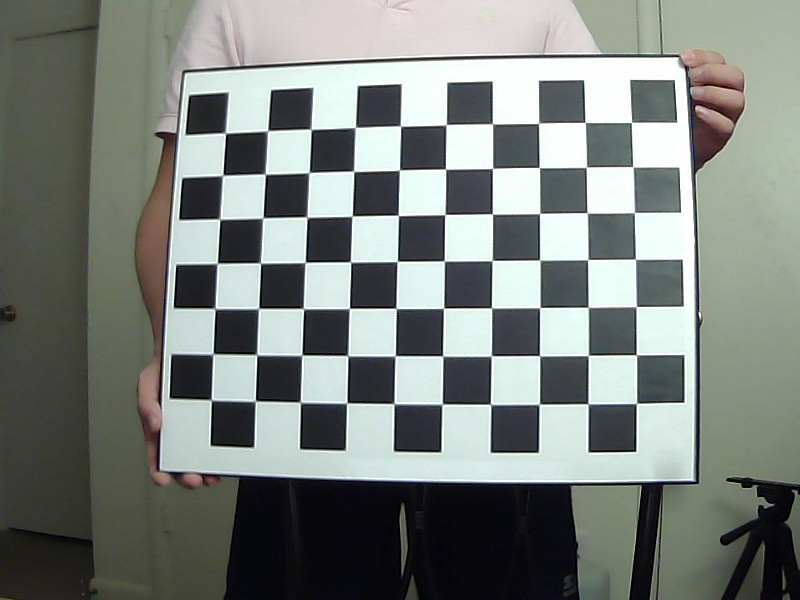
#> input picture Stereo Image/left2.jpg, 800 x 600 px, found by its file name
$ python 'disparity map using homography uncalibrated images.py'
#> lines starting #> are read from the running program, lines starting #| are printed output that depends on the picture
# -*- coding: utf-8 -*-
"""
Created on Tue Mar 16 12:59:21 2021

@author: Sonu
"""
import numpy as np
import cv2

MIN_MATCH_COUNT = 4

img1 = cv2.imread('left2.jpg',0)  #QueryImage
#> img1: shape (600, 800); min 0, max 255, mean 127.6
img2 = cv2.imread('right2.jpg',0) #TrainImage
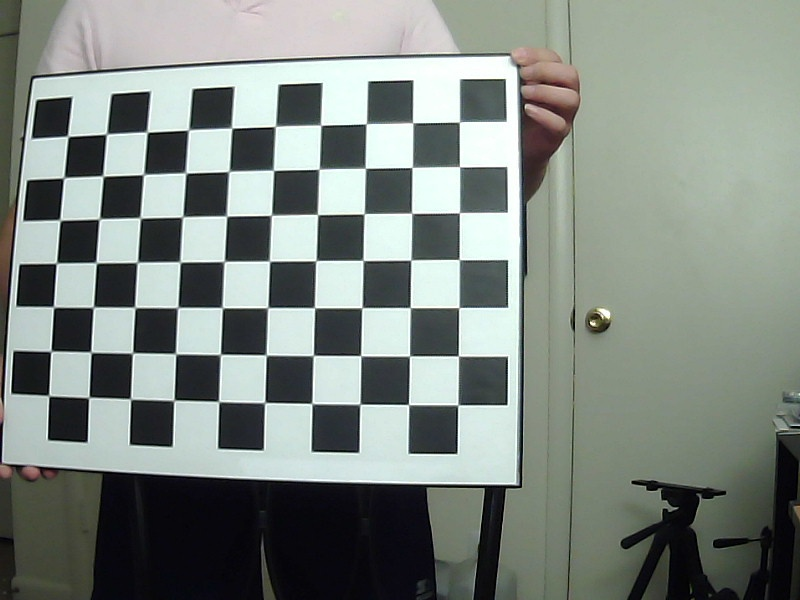
#> input picture Stereo Image/right2.jpg, 800 x 600 px, found by its file name
#> img2: shape (600, 800); min 0, max 255, mean 132.6

#Initiating SIFT descriptor
sift = cv2.xfeatures2d.SIFT_create()

#Finding the keypoints and descriptors with SIFT
kp1, des1 = sift.detectAndCompute(img1,None)
#> kp1 = 709 keypoints; strongest (x, y, size): (290, 108, 26.8), (378, 105, 27.6), (332, 150, 26.7), (245, 154, 25.8)
kp2, des2 = sift.detectAndCompute(img2,None)
#> kp2 = 707 keypoints; strongest (x, y, size): (211, 107, 26.5), (299, 103, 27.4), (129, 111, 25.4), (252, 149, 26.4)

FLANN_INDEX_KDTREE = 0
index_params = dict(algorithm = FLANN_INDEX_KDTREE, trees = 5)
search_params = dict(checks = 50)

#Match object using FLANN based matcher
flann = cv2.FlannBasedMatcher(index_params, search_params)
#Finding the top two matches for each descriptor using KNN match
matches = flann.knnMatch(des1,des2,k=2)
#> matches = 709 matches

#Storing all the good matches as per Lowe's ratio test.
good = []
for m,n in matches:
    if m.distance < 0.7*n.distance:
        good.append(m)
#> after the loop, good = 151 matches

#Homography is possible if atleast 4 sets of match are found
if len(good)>MIN_MATCH_COUNT:
    print('yeah!!')
    #Finding the keypoints for good matches only
    src_pts = np.float32([ kp1[m.queryIdx].pt for m in good ]).reshape(-1,1,2)
#> src_pts = 151 rows, first 8: [83.13, 594.2], [91.65, 27.99], [94.91, 591.6], [158, 433.6], [173.9, 131.1], [175.2, 358.7], [176.5, 475.7], [179.2, 268.3]
    dst_pts = np.float32([ kp2[m.trainIdx].pt for m in good ]).reshape(-1,1,2)
#> dst_pts = 151 rows, first 8: [709.7, 595.1], [15.6, 33.13], [16.77, 590.1], [41.82, 469.1], [100, 476.2], [16.29, 354.1], [18.02, 467.8], [16.29, 354.1]

    #Finding the homography between keypoints of matching pair sets using RANSAC
    M, mask = cv2.findHomography(src_pts, dst_pts, cv2.RANSAC,5.0)
#> M = [[0.894, -0.0213, -132], [-0.0247, 0.949, 13.06], [-0.000104, 9.03e-06, 1]]; mask = 151 values, max 1 at index 5, min 0 at index 0, mean 0.45
    h,w = img1.shape
#> h = 600; w = 800
    #Warping the query image to align that image along the same plane as the train image.
    #Bringing both the images in the same perspective view.
    rectifiedimg1 = cv2.warpPerspective(img1, M, (w,h))
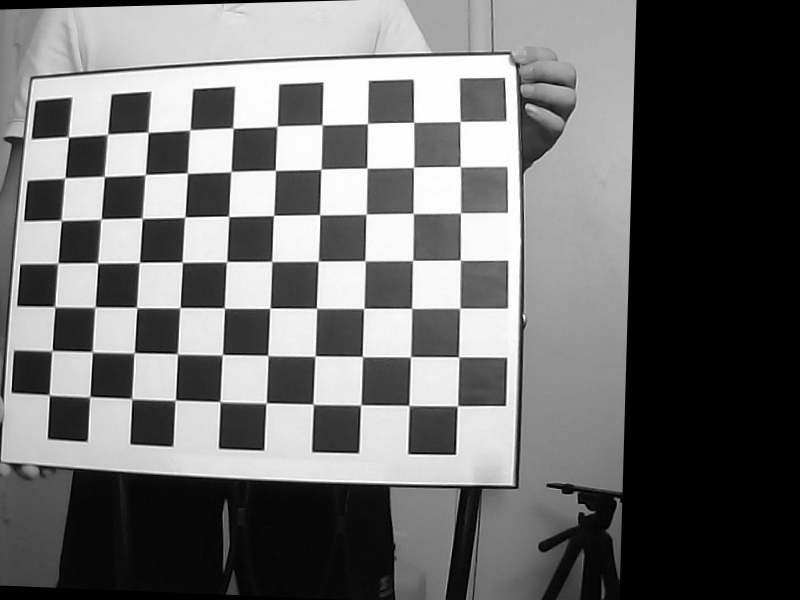
#> rectifiedimg1: shape (600, 800); min 0, max 255, mean 108.5

#Creating a stereoSGBM object
stereo = cv2.StereoSGBM_create(numDisparities=96, blockSize=5, disp12MaxDiff=20, preFilterCap=16, uniquenessRatio=1, speckleWindowSize=100, speckleRange=20)

#Finding the disparity map between the warped query and target image
disp = stereo.compute(rectifiedimg1, img2)
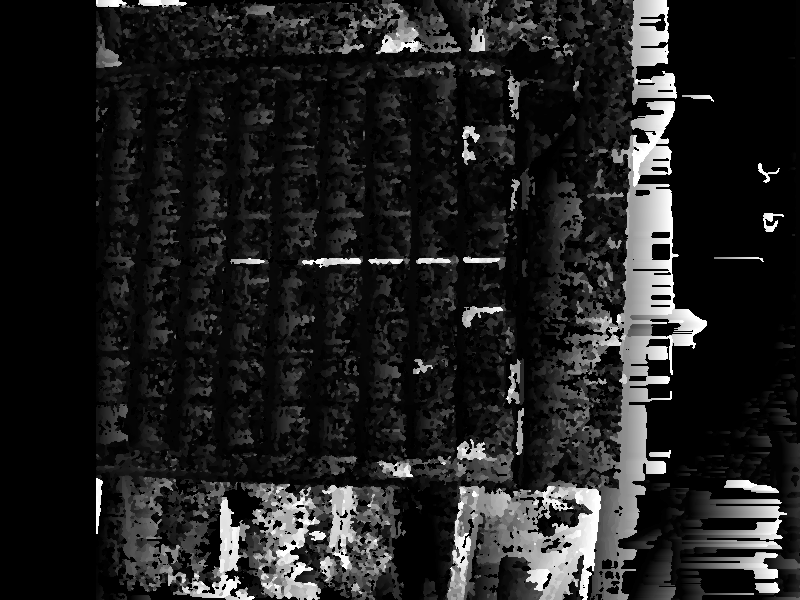
#> disp: shape (600, 800) int16; min -16, max 1520, mean 189.1; drawn with min black and max white

#Normalizing the dispaity map between the range of 0-255
norm_coeff = 255 / disp.max()
#> norm_coeff = 0.168
disp = disp * norm_coeff / 255
cv2.imshow("disparity", disp)
cv2.waitKey(10000)
cv2.destroyAllWindows()
